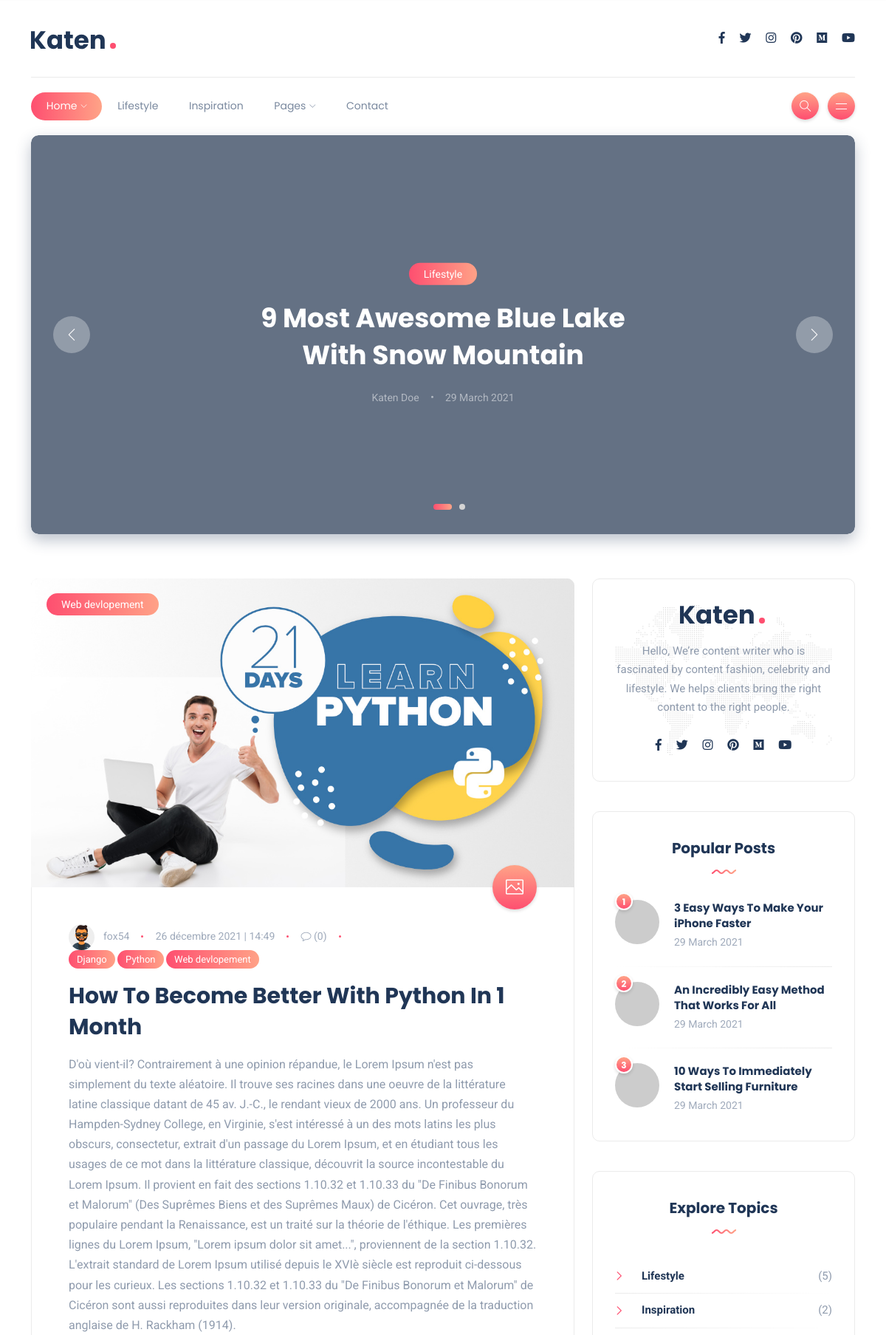
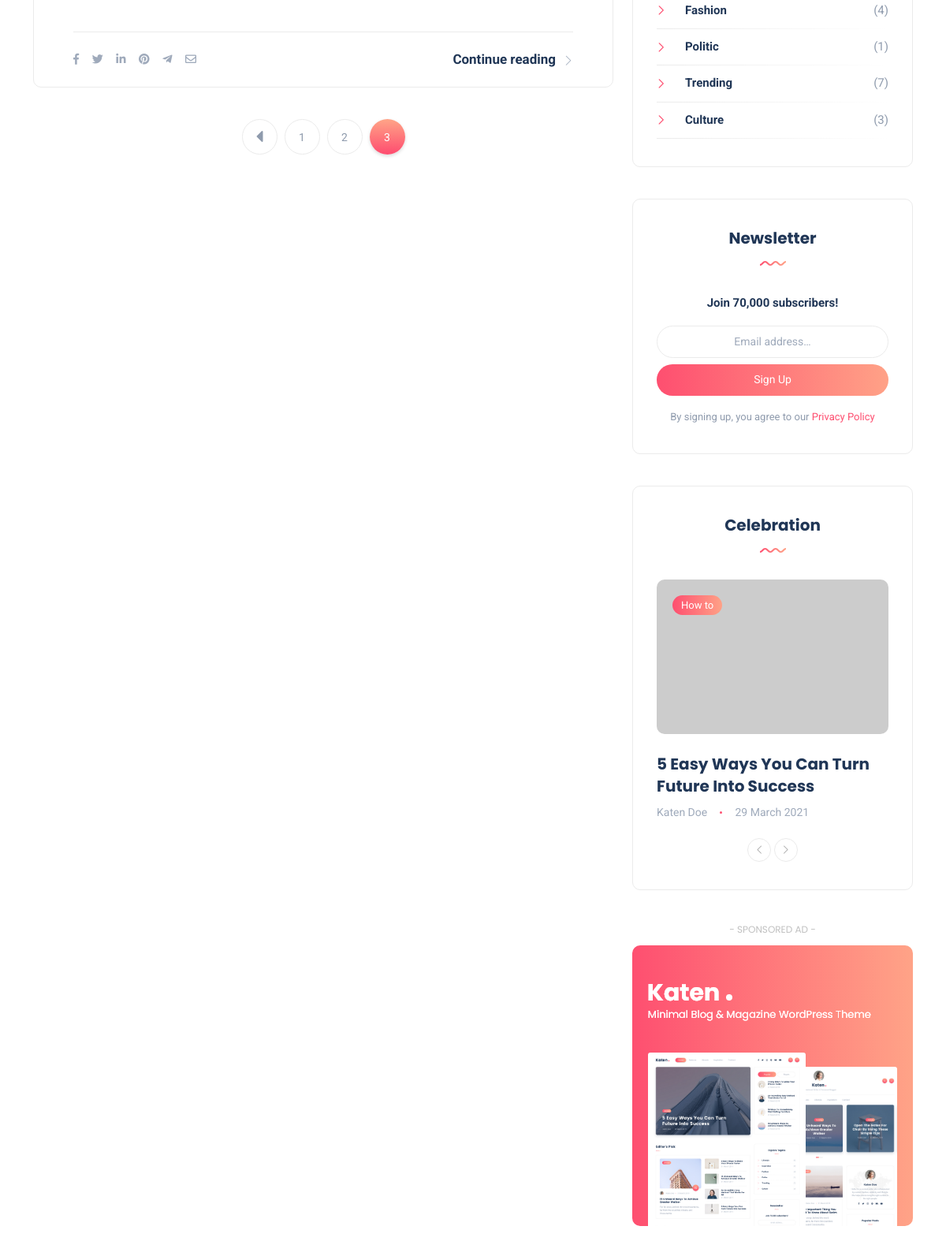
Page /blog/?page=3 (upper part) on the committed database (2 pictures, top to bottom).
### blog/models.py (models this page shows, shortened)
class Article(models.Model):
    profile = ForeignKey(Profile, on_delete=models.SET_NULL, null=True, blank=True)
    state = IntegerField(default=0, choices=LIST_STATE)
    title = CharField(max_length=255)
    slug = SlugField(max_length=255, unique=True, db_index=True, null=True, blank=True)
    description = TextField(null=True)
    category = ForeignKey('Category', null=True, on_delete=models.SET_NULL)
    tags = ManyToManyField('Tag')
    picture = models.ImageField(null=True, upload_to='articles/')
    created_at = DateTimeField(auto_now_add=True)
    updated_at = DateTimeField(auto_now=True)

class Category(models.Model):
    class Meta:
        verbose_name = "Categorie"
    name = CharField(max_length=20)
    state = IntegerField(default=0, choices=LIST_STATE)
    created_at = DateTimeField(auto_now_add=True)
    updated_at = DateTimeField(auto_now=True)

class Tag(models.Model):
    name = CharField(max_length=20)
    created_at = DateTimeField(auto_now_add=True)
    updated_at = DateTimeField(auto_now=True)

### account/models.py (models this page shows, shortened)
class Profile(models.Model):
    user = OneToOneField(User, on_delete=models.CASCADE)
    name =models.CharField(max_length=80)
    username = models.CharField(max_length=80, unique=True, null=True, blank=True)
    email = models.EmailField(max_length=120, null=True, blank=True, unique=True)
    head_line = models.CharField(max_length=200, null=True, blank=True)
    about_as = models.TextField(null=True, blank=True)
    image = models.ImageField(null=True, blank=True, upload_to="profiles/", default="profiles/default.png")
    resume_link = models.CharField(max_length=200, null=True, blank=True)
    linkden_link = models.CharField(max_length=200, null=True, blank=True)
    facebook_link =models.CharField(max_length=200, null=True, blank=True)
    website_link = models.CharField(max_length=200, null=True, blank=True)
    youtub_link = models.CharField(max_length=200, null=True, blank=True)
    state = models.BooleanField(default=False, choices=((False, 'Desactive'), (True, 'Active')))
    id = models.UUIDField(primary_key = True, unique=True, default = uuid4, editable = False)
    created_at = models.DateTimeField(auto_now_add=True)
    updated_at = models.DateTimeField(auto_now=True)

### blog/views.py (the view)
# urls.py: path('', views.index, name='articles_list'),
def index(request):
    data = Article.objects.filter(state=1)
    categories = Category.objects.filter(state=1)
    paginator = Paginator(data, 3)
    page_number = request.GET.get('page')
    page_obj = paginator.get_page(page_number)
    context= {
        "articles" : page_obj,
        "categories" : categories
    }
    return render(request, "blog/index.html", context)

### blog/templates/blog/index.html (shortened to what this page needs)
{% extends 'layout.html' %}
{% load static %}
{% block hero_carousel %}
<section class="hero-carousel">
    <div class="container-xl">
        <div class="post-carousel-lg">
            <div class="post featured-post-xl">
                <div class="details clearfix">
                    <a href="category.html" class="category-badge lg">Lifestyle</a>
                    <h4 class="post-title"><a href="blog-single.html">9 Most Awesome Blue Lake With Snow Mountain</a></h4>
                    <ul class="meta list-inline mb-0">
                        <li class="list-inline-item"><a href="#">Katen Doe</a></li>
                        <li class="list-inline-item">29 March 2021</li>
                    </ul>
                </div>
                <a href="blog-single.html">
                    <div class="thumb rounded">
                        <div class="inner data-bg-image" data-bg-image="{% static 'images/posts/featured-xl-1.jpg' %}"></div>
                    </div>
                </a>
            </div>
        </div>
    </div>
</section>
{% endblock %}
{% block content %}
{% for article in articles %}
<div class="post post-classic rounded bordered">
    <div class="thumb top-rounded">
        <a href="category.html" class="category-badge lg position-absolute">{{ article.category.name }}</a>
        <span class="post-format">
            <i class="icon-picture"></i>
        </span>
        <a href="{% url 'show_article' article.slug %}">
            <div class="inner">
                <img src="{{ article.picture.url }}" alt="{{ article.title }}" />
            </div>
        </a>
    </div>
    <div class="details">
        <ul class="meta list-inline mb-0">
            <li class="list-inline-item"><a href="#"><img src="{{ article.profile.image.url }}" class="author author-sm" alt="author"/>{{ article.profile.username }}</a></li>
            <li class="list-inline-item">{{ article.created_at|date:'d F Y | H:i' }}</li>
            <li class="list-inline-item"><i class="icon-bubble"></i> (0)</li>
            <li class="list-inline-item">
                {% for tag in article.tags.all %}
                    <a href="#" class="tag-badge badge rounded-pill link-success">{{ tag.name }}</a>
                {% endfor %}
            </li>
        </ul>
        <h5 class="post-title mb-3 mt-3"><a href="{% url 'show_article' article.slug %}">{{ article.title }}</a></h5>
        <p class="excerpt mb-0">{{ article.description }}</p>
    </div>
    <div class="post-bottom clearfix d-flex align-items-center">
        <div class="social-share me-auto">
            <ul class="icons list-unstyled list-inline mb-0">
                <li class="list-inline-item"><a href="#"><i class="fab fa-facebook-f"></i></a></li>
                <li class="list-inline-item"><a href="#"><i class="fab fa-twitter"></i></a></li>
                <li class="list-inline-item"><a href="#"><i class="fab fa-linkedin-in"></i></a></li>
                <li class="list-inline-item"><a href="#"><i class="fab fa-pinterest"></i></a></li>
                <li class="list-inline-item"><a href="#"><i class="fab fa-telegram-plane"></i></a></li>
                <li class="list-inline-item"><a href="#"><i class="far fa-envelope"></i></a></li>
            </ul>
        </div>
        <div class="float-end d-none d-md-block">
            <a href="{% url 'show_article' article.slug %}" class="more-link">Continue reading<i class="icon-arrow-right"></i></a>
        </div>
    </div>
</div>
{% endfor%}
<nav>
    <ul class="pagination justify-content-center">
        {% if articles.has_previous %}
            <li class="page-item"><a class="page-link-previous" href="?page={{ articles.previous_page_number }}"><i class="fas fa-caret-left"></i></a></li>
        {% endif %}
        {% for page in articles.paginator.page_range %}
            {% if page == articles.number%}
            <li class="page-item active" aria-current="page">
                <span class="page-link">{{ page }}</span>
            </li>
            {%  else %}
            <li class="page-item"><a class="page-link" href="?page={{ page }}">{{ page }}</a></li>
            {% endif %}
        {% endfor %}
    </ul>
</nav>
{% endblock %}

### rows in the picture
Article: category.name "Web devlopement", picture (picture), profile.image (picture), profile.username "fox54", created_at|H "26 décembre 2021 | 14:49", title "How To Become Better With Python In 1 Month", description "D'où vient-il? Contrairement à une opinion répandue, le Lorem Ipsum n'est pas simplement du texte aléatoire. Il trouve ses racines dans une oeuvre de la littérature latine classique datant de 45 av. J.-C., le rendant vieux de 2000 ans. Un professeur du Hampden-Sydney College, en Virginie, s'est intéressé à un des mots latins les plus obscurs, consectetur, extrait d'un passage du Lorem Ipsum, et en étudiant tous les usages de ce mot dans la littérature classique, découvrit la source incontestable du Lorem Ipsum. Il provient en fait des sections 1.10.32 et 1.10.33 du \"De Finibus Bonorum et Malorum\" (Des Suprêmes Biens et des Suprêmes Maux) de Cicéron. Cet ouvrage, très populaire pendant la…"
Tag: name "Django"
Tag: name "Python"
Tag: name "Web devlopement"

### other values in the picture
{{ page }} "1" "2"
{{ page }} "3"
